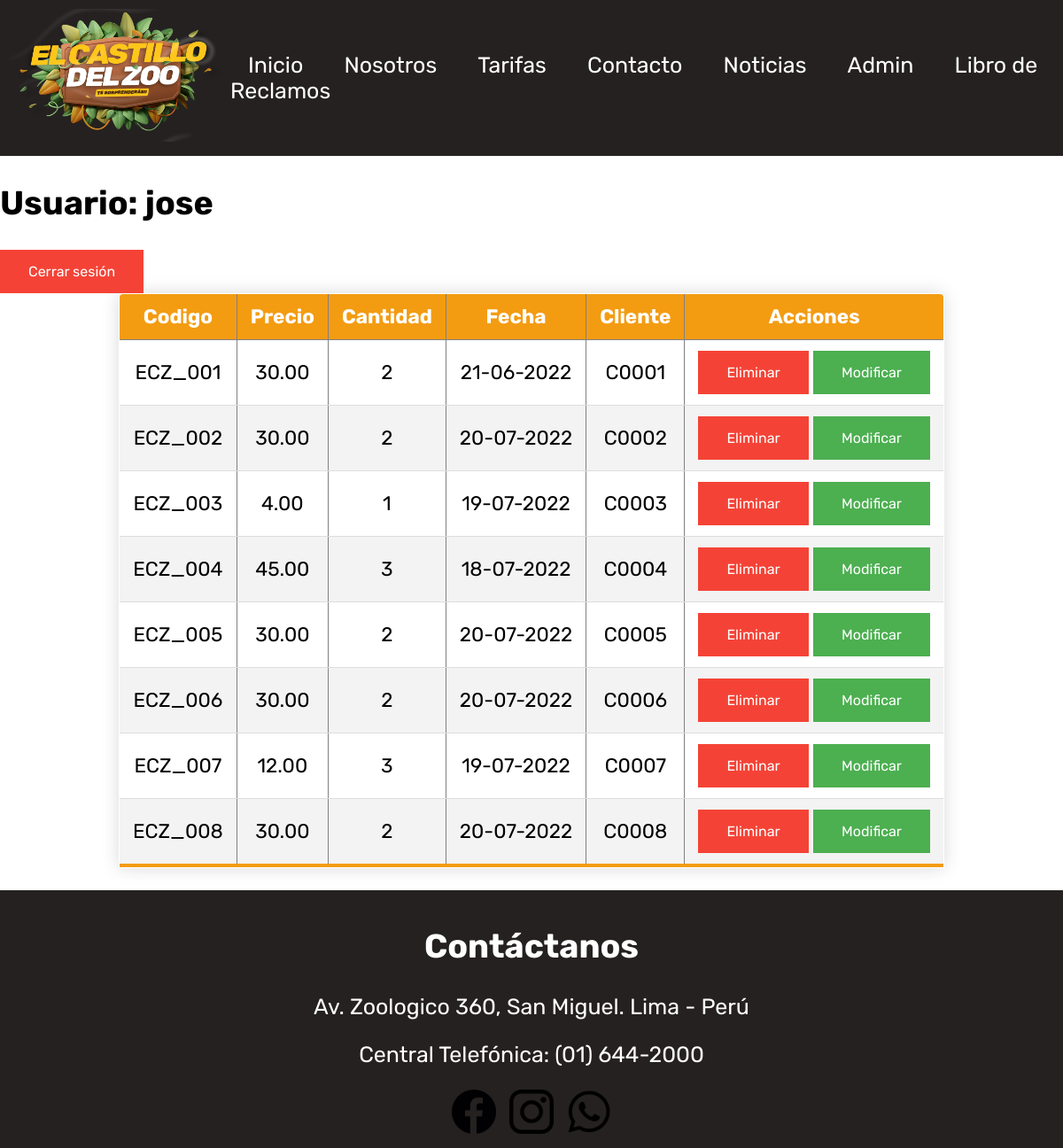
The app's page /paginas/entrada/listar.php (signed in) with its own data.
### tables this page shows
CREATE TABLE `entrada` (
  `entcod` varchar(10) NOT NULL,
  `pre` double(10,2) NOT NULL,
  `can` int(11) NOT NULL,
  `fec` varchar(30) NOT NULL,
  `clicod` varchar(10) NOT NULL
);

### controlador/conexion.php (called while the page is built, shortened)
<?php
function listarEntrada($conn){
    $sql="select entcod, pre, can, fec, clicod from entrada";
    $res= mysqli_query($conn, $sql);
    $vec=array();
    while($f= mysqli_fetch_array($res))
        $vec[]=$f;
    return $vec;
}
?>

### paginas/entrada/listar.php (the view, shortened to what this page needs)
<!DOCTYPE html>
<html>
<head>
	<link rel="stylesheet" type="text/css" href="../../css/css.css">
</head>
<body class="indext">
	<?php
		include "../../includes/admincabecera.php";
	?>
	<?php
	require('../../controlador/conexion.php');
	$conn = conectar();
	?>
	<h2>Usuario: <?= $_SESSION['usuario'] ?></h2>
	<a class="beliminar" href="../../llamadas/procesoCerrarSesion.php">Cerrar sesión</a>
	<table border="1" align="center" class="content-table">
	<thead>
	<tr>
		<th>Codigo</th>
		<th>Precio</th>
		<th>Cantidad</th>
		<th>Fecha</th>
		<th>Cliente</th>
		<th>Acciones</th>
	</tr>
	</thead>
		<?php
		foreach (listarEntrada($conn) as $key => $value) {
		?>
	<tr align="center">
		<td><?=$value[0]?></td>
		<td><?=$value[1]?></td>
		<td><?=$value[2]?></td>
		<td><?=$value[3]?></td>
		<td><?=$value[4]?></td>
		<td>
			<a href="../../llamadas/procesoEntrada.php?accion=eliminar&codigo=<?=$value[0]?>" class="beliminar" onclick="return ConfirmDelete()">Eliminar</a>
			<a href="editar.php?codigo=<?=$value[0]?>" class="bmodificar">Modificar</a>
		</td>
	</tr>
	<?php
	}
	?>
</table>
	<?php
		include "../../includes/adminpie.php";
	?>
</body>
</html>

### css/css.css (style rules this page uses)
body { background-image: url("../Imagenes/fondo2.jpg"); margin: 0; }
a { text-decoration: none; color: #FFFFFF; }
.indext { background-image: url("../Imagenes/fondo6.jpg"); margin: 0; font-family: Rubik; font-size: 25px; }
.beliminar { background-color: #f44336; border: none; color: white; padding: 15px 32px; text-align: center; text-decoration: none; display: inline-block; font-size: 16px; }
.bmodificar { background-color: #4CAF50; border: none; color: white; padding: 15px 32px; text-align: center; text-decoration: none; display: inline-block; font-size: 16px; }
.content-table { border-collapse: collapse; margin: 0 auto; font-size: 0.9em; min-width: 400px; border-radius: 5px 5px 0 0; overflow: hidden; box-shadow: 0 0 20px rgba(0, 0, 0, 0.15); }
.content-table thead tr { background-color: #F39C12; color: #ffffff; text-align: center; font-weight: bold; }
.content-table th, .content-table td { padding: 12px 15px; }
.content-table tbody tr { border-bottom: 1px solid #dddddd; }
.content-table tbody tr:nth-of-type(even) { background-color: #f3f3f3; }
.content-table tbody tr:last-of-type { border-bottom: 5px solid #F39C12; }

### records on screen
entrada: entcod "ECZ_001", pre "30.00", can "2", fec "21-06-2022", clicod "C0001"
entrada: entcod "ECZ_002", pre "30.00", can "2", fec "20-07-2022", clicod "C0002"
entrada: entcod "ECZ_003", pre "4.00", can "1", fec "19-07-2022", clicod "C0003"
entrada: entcod "ECZ_004", pre "45.00", can "3", fec "18-07-2022", clicod "C0004"
entrada: entcod "ECZ_005", pre "30.00", can "2", fec "20-07-2022", clicod "C0005"
entrada: entcod "ECZ_006", pre "30.00", can "2", fec "20-07-2022", clicod "C0006"
entrada: entcod "ECZ_007", pre "12.00", can "3", fec "19-07-2022", clicod "C0007"
entrada: entcod "ECZ_008", pre "30.00", can "2", fec "20-07-2022", clicod "C0008"

### other values on screen
$_SESSION['usuario'] "jose"
